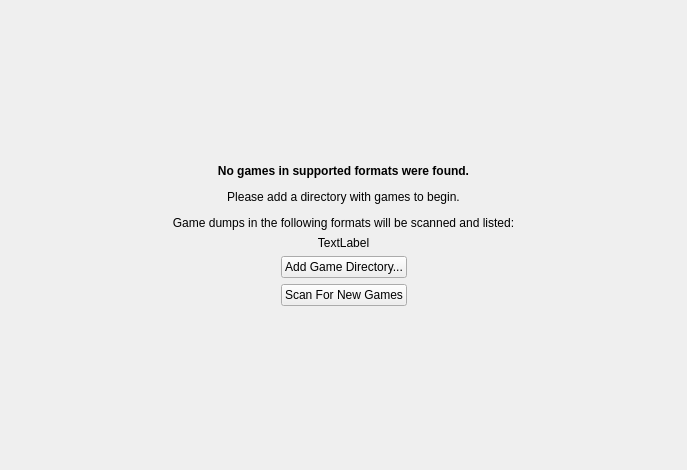
<?xml version="1.0" encoding="UTF-8"?>
<ui version="4.0">
 <class>EmptyGameListWidget</class>
 <widget class="QWidget" name="EmptyGameListWidget">
  <property name="geometry">
   <rect>
    <x>0</x>
    <y>0</y>
    <width>687</width>
    <height>470</height>
   </rect>
  </property>
  <layout class="QVBoxLayout" name="verticalLayout">
   <item>
    <spacer name="verticalSpacer_2">
     <property name="orientation">
      <enum>Qt::Vertical</enum>
     </property>
     <property name="sizeHint" stdset="0">
      <size>
       <width>20</width>
       <height>40</height>
      </size>
     </property>
    </spacer>
   </item>
   <item>
    <widget class="QLabel" name="label">
     <property name="text">
      <string>&lt;html&gt;&lt;head/&gt;&lt;body&gt;&lt;p&gt;&lt;span style=&quot; font-weight:700;&quot;&gt;No games in supported formats were found.&lt;/span&gt;&lt;/p&gt;&lt;p&gt;Please add a directory with games to begin.&lt;/p&gt;&lt;p&gt;Game dumps in the following formats will be scanned and listed:&lt;/p&gt;&lt;/body&gt;&lt;/html&gt;</string>
     </property>
     <property name="alignment">
      <set>Qt::AlignCenter</set>
     </property>
    </widget>
   </item>
   <item>
    <widget class="QLabel" name="supportedFormats">
     <property name="text">
      <string>TextLabel</string>
     </property>
     <property name="alignment">
      <set>Qt::AlignCenter</set>
     </property>
    </widget>
   </item>
   <item>
    <layout class="QHBoxLayout" name="horizontalLayout">
     <item>
      <spacer name="horizontalSpacer_2">
       <property name="orientation">
        <enum>Qt::Horizontal</enum>
       </property>
       <property name="sizeHint" stdset="0">
        <size>
         <width>40</width>
         <height>20</height>
        </size>
       </property>
      </spacer>
     </item>
     <item>
      <widget class="QPushButton" name="addGameDirectory">
       <property name="text">
        <string>Add Game Directory...</string>
       </property>
      </widget>
     </item>
     <item>
      <spacer name="horizontalSpacer">
       <property name="orientation">
        <enum>Qt::Horizontal</enum>
       </property>
       <property name="sizeHint" stdset="0">
        <size>
         <width>40</width>
         <height>20</height>
        </size>
       </property>
      </spacer>
     </item>
    </layout>
   </item>
   <item>
    <layout class="QHBoxLayout" name="horizontalLayout_2">
     <item>
      <spacer name="horizontalSpacer_3">
       <property name="orientation">
        <enum>Qt::Horizontal</enum>
       </property>
       <property name="sizeHint" stdset="0">
        <size>
         <width>40</width>
         <height>20</height>
        </size>
       </property>
      </spacer>
     </item>
     <item>
      <widget class="QPushButton" name="scanForNewGames">
       <property name="text">
        <string>Scan For New Games</string>
       </property>
      </widget>
     </item>
     <item>
      <spacer name="horizontalSpacer_4">
       <property name="orientation">
        <enum>Qt::Horizontal</enum>
       </property>
       <property name="sizeHint" stdset="0">
        <size>
         <width>40</width>
         <height>20</height>
        </size>
       </property>
      </spacer>
     </item>
    </layout>
   </item>
   <item>
    <spacer name="verticalSpacer">
     <property name="orientation">
      <enum>Qt::Vertical</enum>
     </property>
     <property name="sizeHint" stdset="0">
      <size>
       <width>20</width>
       <height>40</height>
      </size>
     </property>
    </spacer>
   </item>
  </layout>
 </widget>
 <resources/>
 <connections/>
</ui>
